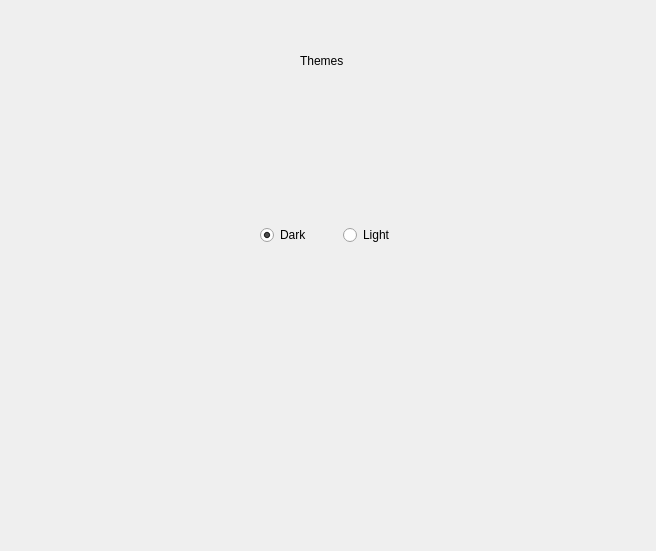
            <widget class="QWidget" name="scrollAreaWidgetContents_4">
             <property name="geometry">
              <rect>
               <x>0</x>
               <y>0</y>
               <width>656</width>
               <height>551</height>
              </rect>
             </property>
             <property name="styleSheet">
              <string notr="true">QFrame#frame_engine, QFrame#frame_modelOptions {
	background-color: qlineargradient(spread:pad, x1:0, y1:0, x2:0.221409, y2:0.587, stop:0.119318 rgba(85, 78, 163, 255), stop:0.683616 rgba(0, 0, 0, 0));
}</string>
             </property>
             <layout class="QVBoxLayout" name="verticalLayout_15">
              <property name="spacing">
               <number>0</number>
              </property>
              <property name="leftMargin">
               <number>0</number>
              </property>
              <property name="topMargin">
               <number>25</number>
              </property>
              <property name="rightMargin">
               <number>35</number>
              </property>
              <property name="bottomMargin">
               <number>0</number>
              </property>
              <item>
               <widget class="QFrame" name="frame_2">
                <property name="frameShape">
                 <enum>QFrame::NoFrame</enum>
                </property>
                <property name="frameShadow">
                 <enum>QFrame::Raised</enum>
                </property>
                <widget class="QLabel" name="label_6">
                 <property name="geometry">
                  <rect>
                   <x>300</x>
                   <y>0</y>
                   <width>201</width>
                   <height>71</height>
                  </rect>
                 </property>
                 <property name="text">
                  <string>Themes</string>
                 </property>
                 <property name="title" stdset="0">
                  <bool>true</bool>
                 </property>
                </widget>
                <widget class="QWidget" name="horizontalLayoutWidget">
                 <property name="geometry">
                  <rect>
                   <x>260</x>
                   <y>170</y>
                   <width>160</width>
                   <height>80</height>
                  </rect>
                 </property>
                 <layout class="QHBoxLayout" name="horizontalLayout_8">
                  <item>
                   <widget class="QRadioButton" name="radioButton_darkTheme">
                    <property name="text">
                     <string>Dark</string>
                    </property>
                    <property name="checked">
                     <bool>true</bool>
                    </property>
                   </widget>
                  </item>
                  <item>
                   <widget class="QRadioButton" name="radioButton_lightTheme">
                    <property name="text">
                     <string>Light</string>
                    </property>
                   </widget>
                  </item>
                 </layout>
                </widget>
               </widget>
              </item>
             </layout>
            </widget>
